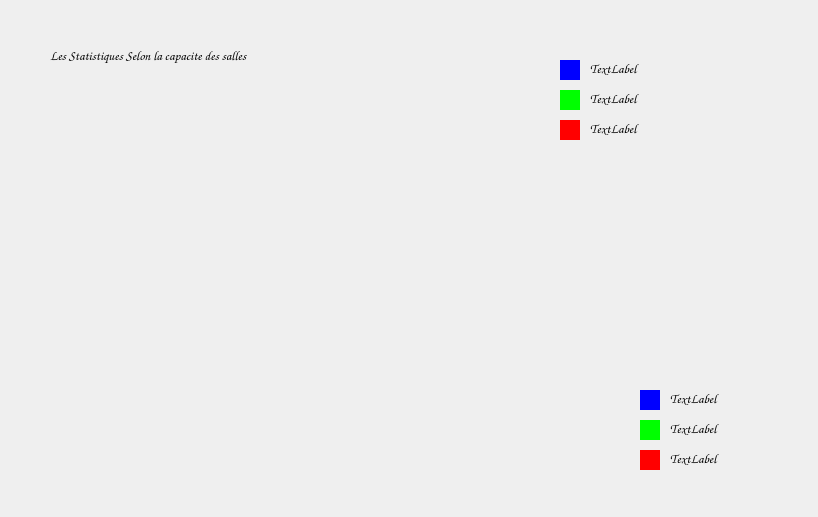
<?xml version="1.0" encoding="UTF-8"?>
<ui version="4.0">
 <class>statistique</class>
 <widget class="QWidget" name="statistique">
  <property name="geometry">
   <rect>
    <x>0</x>
    <y>0</y>
    <width>818</width>
    <height>517</height>
   </rect>
  </property>
  <property name="windowTitle">
   <string>Form</string>
  </property>
  <widget class="QLabel" name="label_2">
   <property name="geometry">
    <rect>
     <x>590</x>
     <y>90</y>
     <width>221</width>
     <height>16</height>
    </rect>
   </property>
   <property name="font">
    <font>
     <family>Comic Sans MS</family>
     <pointsize>10</pointsize>
    </font>
   </property>
   <property name="text">
    <string>TextLabel</string>
   </property>
  </widget>
  <widget class="QLabel" name="label_1">
   <property name="geometry">
    <rect>
     <x>590</x>
     <y>60</y>
     <width>221</width>
     <height>16</height>
    </rect>
   </property>
   <property name="font">
    <font>
     <family>Comic Sans MS</family>
     <pointsize>10</pointsize>
    </font>
   </property>
   <property name="styleSheet">
    <string notr="true"/>
   </property>
   <property name="text">
    <string>TextLabel</string>
   </property>
  </widget>
  <widget class="QWidget" name="widget_5" native="true">
   <property name="geometry">
    <rect>
     <x>560</x>
     <y>120</y>
     <width>20</width>
     <height>20</height>
    </rect>
   </property>
   <property name="styleSheet">
    <string notr="true">background-color: rgb(255, 0, 0);
background-image: url(:/img/ressources/rouge.jpg);</string>
   </property>
  </widget>
  <widget class="QWidget" name="widget" native="true">
   <property name="geometry">
    <rect>
     <x>560</x>
     <y>60</y>
     <width>20</width>
     <height>20</height>
    </rect>
   </property>
   <property name="styleSheet">
    <string notr="true">background-image: url(:/img/ressources/blue.jpg);
background-color: rgb(0, 0, 255);</string>
   </property>
  </widget>
  <widget class="QLabel" name="label_3">
   <property name="geometry">
    <rect>
     <x>590</x>
     <y>120</y>
     <width>221</width>
     <height>16</height>
    </rect>
   </property>
   <property name="font">
    <font>
     <family>Comic Sans MS</family>
     <pointsize>10</pointsize>
    </font>
   </property>
   <property name="text">
    <string>TextLabel</string>
   </property>
  </widget>
  <widget class="QWidget" name="widget_6" native="true">
   <property name="geometry">
    <rect>
     <x>560</x>
     <y>90</y>
     <width>20</width>
     <height>20</height>
    </rect>
   </property>
   <property name="styleSheet">
    <string notr="true">background-color: rgb(0, 255, 0);
background-image: url(:/img/ressources/vert.jpg);</string>
   </property>
  </widget>
  <widget class="QLabel" name="stat1">
   <property name="geometry">
    <rect>
     <x>670</x>
     <y>390</y>
     <width>101</width>
     <height>16</height>
    </rect>
   </property>
   <property name="font">
    <font>
     <family>Comic Sans MS</family>
     <pointsize>10</pointsize>
    </font>
   </property>
   <property name="styleSheet">
    <string notr="true"/>
   </property>
   <property name="text">
    <string>TextLabel</string>
   </property>
  </widget>
  <widget class="QLabel" name="stat3">
   <property name="geometry">
    <rect>
     <x>670</x>
     <y>450</y>
     <width>91</width>
     <height>16</height>
    </rect>
   </property>
   <property name="font">
    <font>
     <family>Comic Sans MS</family>
     <pointsize>10</pointsize>
    </font>
   </property>
   <property name="styleSheet">
    <string notr="true"/>
   </property>
   <property name="text">
    <string>TextLabel</string>
   </property>
  </widget>
  <widget class="QLabel" name="stat2">
   <property name="geometry">
    <rect>
     <x>670</x>
     <y>420</y>
     <width>101</width>
     <height>16</height>
    </rect>
   </property>
   <property name="font">
    <font>
     <family>Comic Sans MS</family>
     <pointsize>10</pointsize>
    </font>
   </property>
   <property name="styleSheet">
    <string notr="true"/>
   </property>
   <property name="text">
    <string>TextLabel</string>
   </property>
  </widget>
  <widget class="QWidget" name="widget_2" native="true">
   <property name="geometry">
    <rect>
     <x>640</x>
     <y>390</y>
     <width>20</width>
     <height>20</height>
    </rect>
   </property>
   <property name="styleSheet">
    <string notr="true">background-image: url(:/img/ressources/blue.jpg);
background-color: rgb(0, 0, 255);</string>
   </property>
  </widget>
  <widget class="QWidget" name="widget_7" native="true">
   <property name="geometry">
    <rect>
     <x>640</x>
     <y>450</y>
     <width>20</width>
     <height>20</height>
    </rect>
   </property>
   <property name="styleSheet">
    <string notr="true">background-color: rgb(255, 0, 0);
background-image: url(:/img/ressources/rouge.jpg);</string>
   </property>
  </widget>
  <widget class="QWidget" name="widget_8" native="true">
   <property name="geometry">
    <rect>
     <x>640</x>
     <y>420</y>
     <width>20</width>
     <height>20</height>
    </rect>
   </property>
   <property name="styleSheet">
    <string notr="true">background-color: rgb(0, 255, 0);
background-image: url(:/img/ressources/vert.jpg);</string>
   </property>
  </widget>
  <widget class="QLabel" name="stat1_2">
   <property name="geometry">
    <rect>
     <x>50</x>
     <y>0</y>
     <width>401</width>
     <height>111</height>
    </rect>
   </property>
   <property name="font">
    <font>
     <family>Comic Sans MS</family>
     <pointsize>10</pointsize>
    </font>
   </property>
   <property name="styleSheet">
    <string notr="true"/>
   </property>
   <property name="text">
    <string>Les Statistiques Selon la capacite des salles</string>
   </property>
  </widget>
 </widget>
 <resources/>
 <connections/>
</ui>
